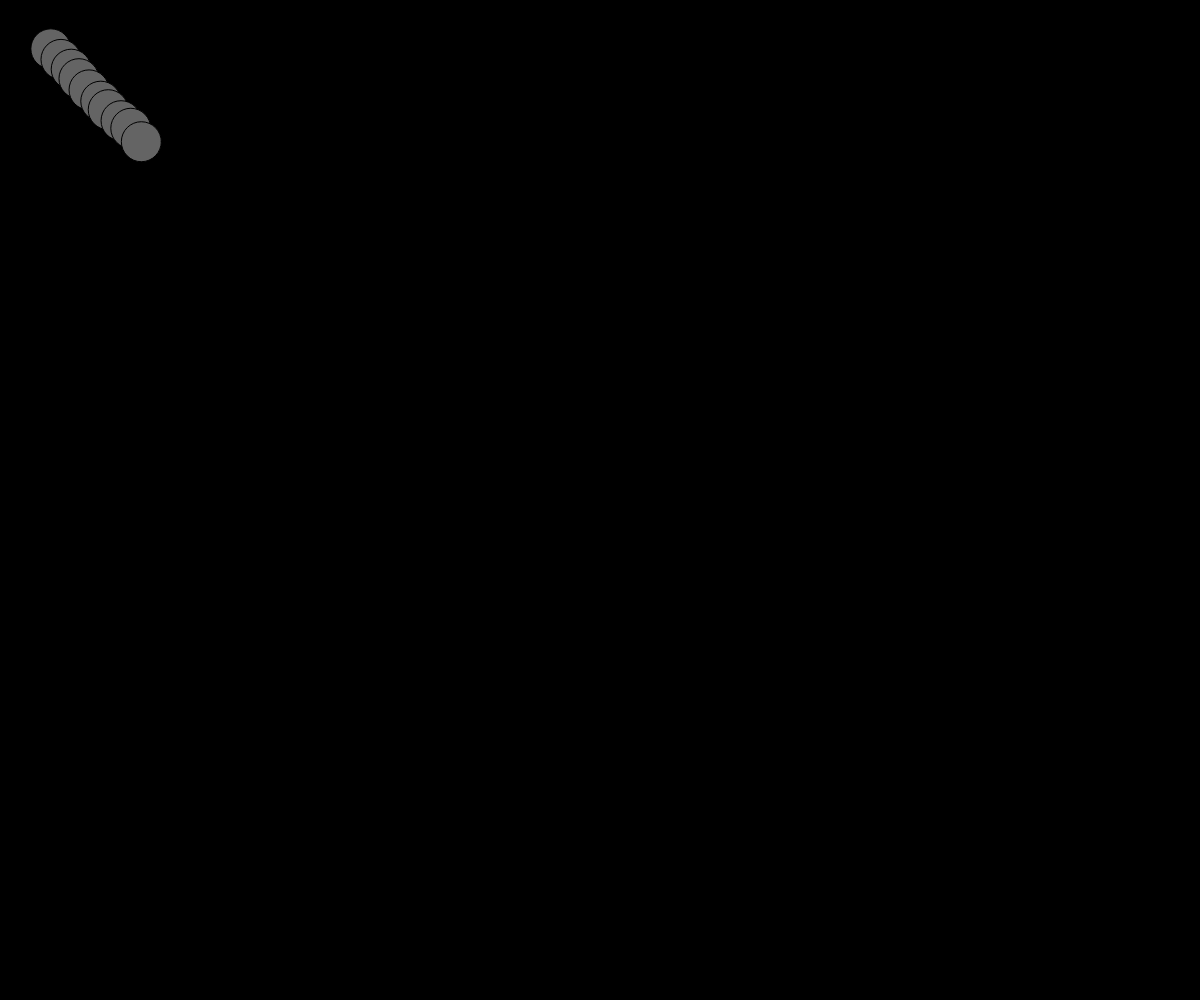
Frame 1 (no input)
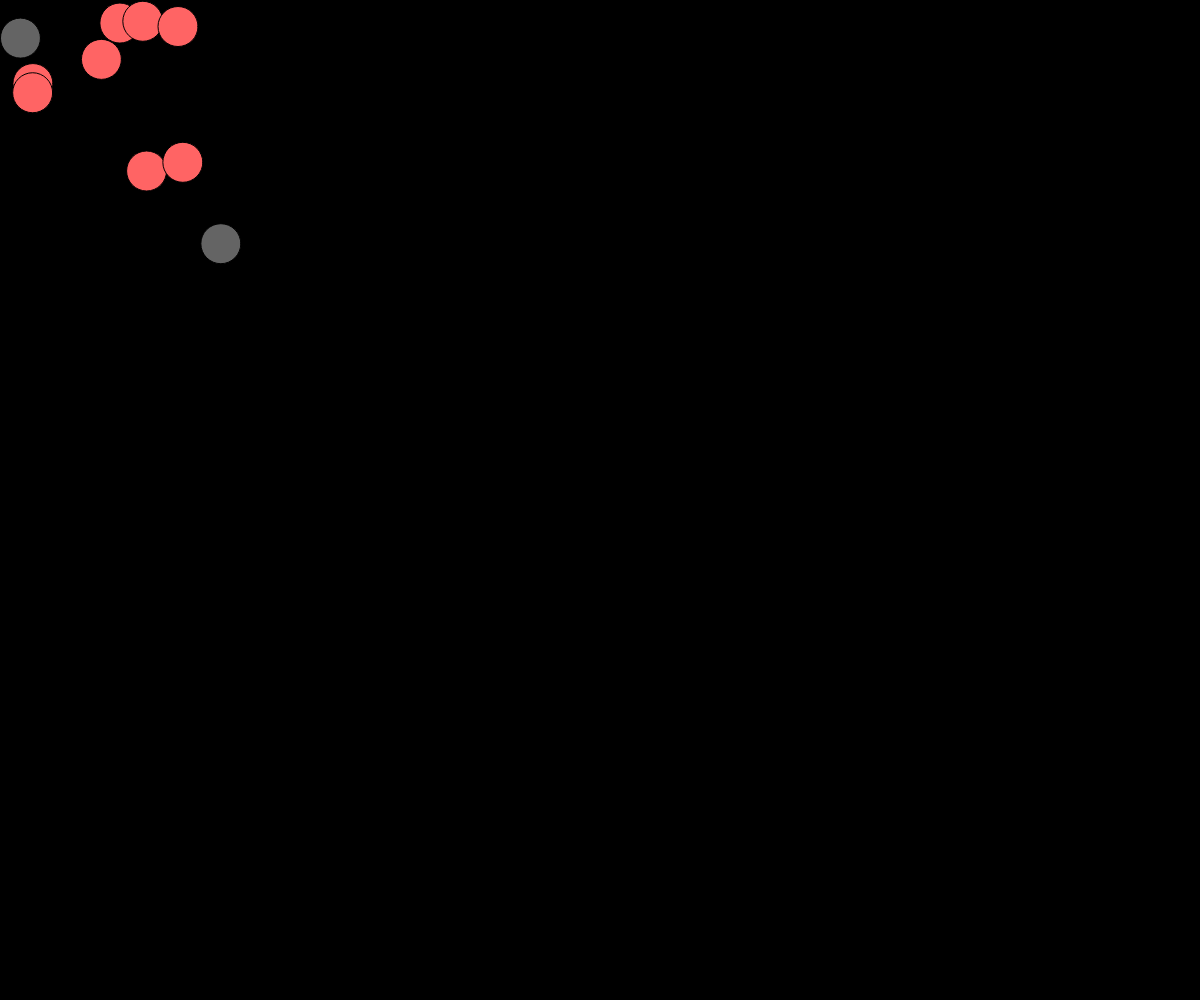
Frame 60 (no input)
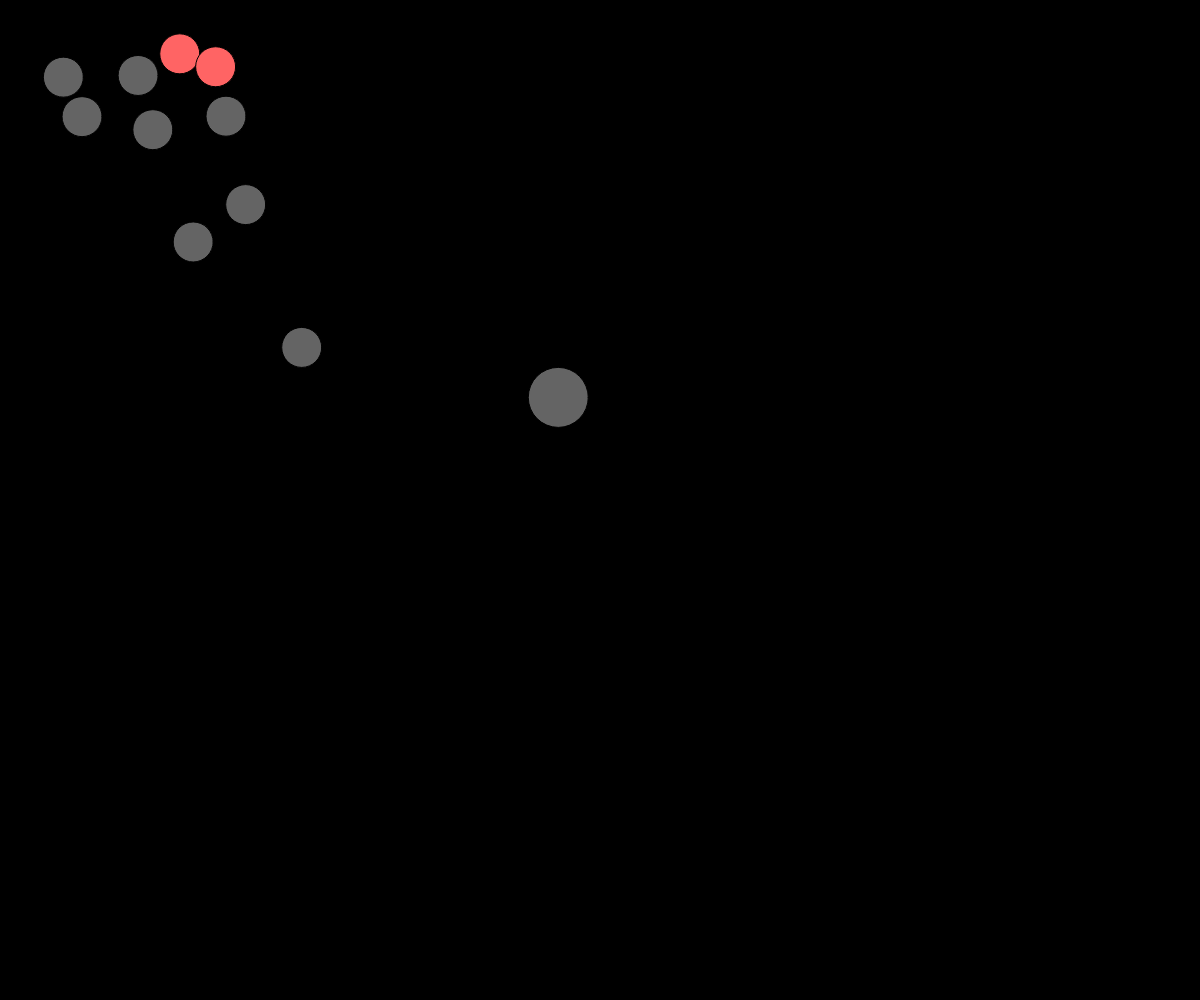
Frame 120 (the mouse pressed at the canvas centre since frame 60)

The p5.js sketch that drew these frames (run headless with seeded random() and noise() and a simulated clock; from frame 60 on, the mouse is pressed at the canvas centre):

// p5.js sketch
// ── sketch.js
let movers = [];

function setup() {
    // put setup code here
    createCanvas(windowWidth, windowHeight);
    for (let i = 0; i < 10; i++) {
        movers.push(new Ball((i + 5) * 10, (i + 5) * 10, 20));
    }
}

function draw() {
    // put drawing code here
    background(0);

   for (let i = 0; i < movers.length; i++) {
        movers[i].update();
        movers[i].render();
        let intersect = false;
       for(let j = 0; j<movers.length; j++){
           
           if(i !=j && movers[i].intersects(movers[j])){
               intersect = true;
           }
       }
       if(intersect){
           movers[i].r = 255;
       }else{
           movers[i].r = 100;
       }
       
   }
}

function mousePressed(){
    movers.push(new Ball(mouseX, mouseY));
}


class Ball {
    constructor(_x, _y, _rad = 30) {
        this.r = 100;
        this.g = 100;
        this.b = 100;

        this.rad = _rad;
        this.x = _x;
        this.y = _y;

        this.xdir = random(-2, 2);
        this.ydir = random(-2, 2);
    }

    update() {
        this.x += this.xdir;
        this.y += this.ydir;

        if (this.x >= width - this.rad || this.x <= this.rad) this.xdir = -this.xdir;
        if (this.y >= height - this.rad || this.y <= this.rad) this.ydir = -this.ydir;
    }

    intersects(otherball) {
        if (dist(this.x, this.y, otherball.x, otherball.y) <= this.rad + otherball.rad) {
            return true;
        } else {
            return false;
        }
    }

    render() {
        fill(this.r, this.g, this.b);
        ellipse(this.x, this.y, this.rad * 2);
    }
}
